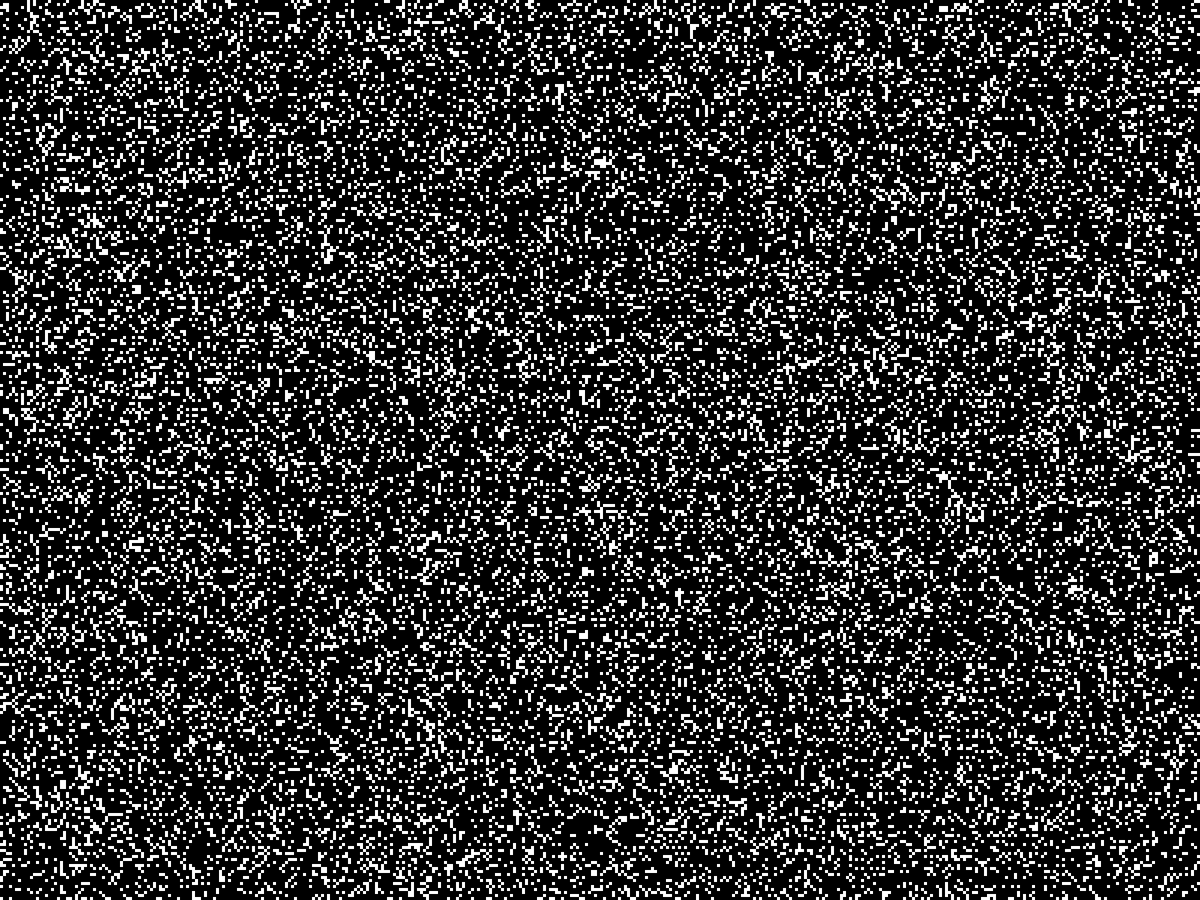
Frame 1 (no input)
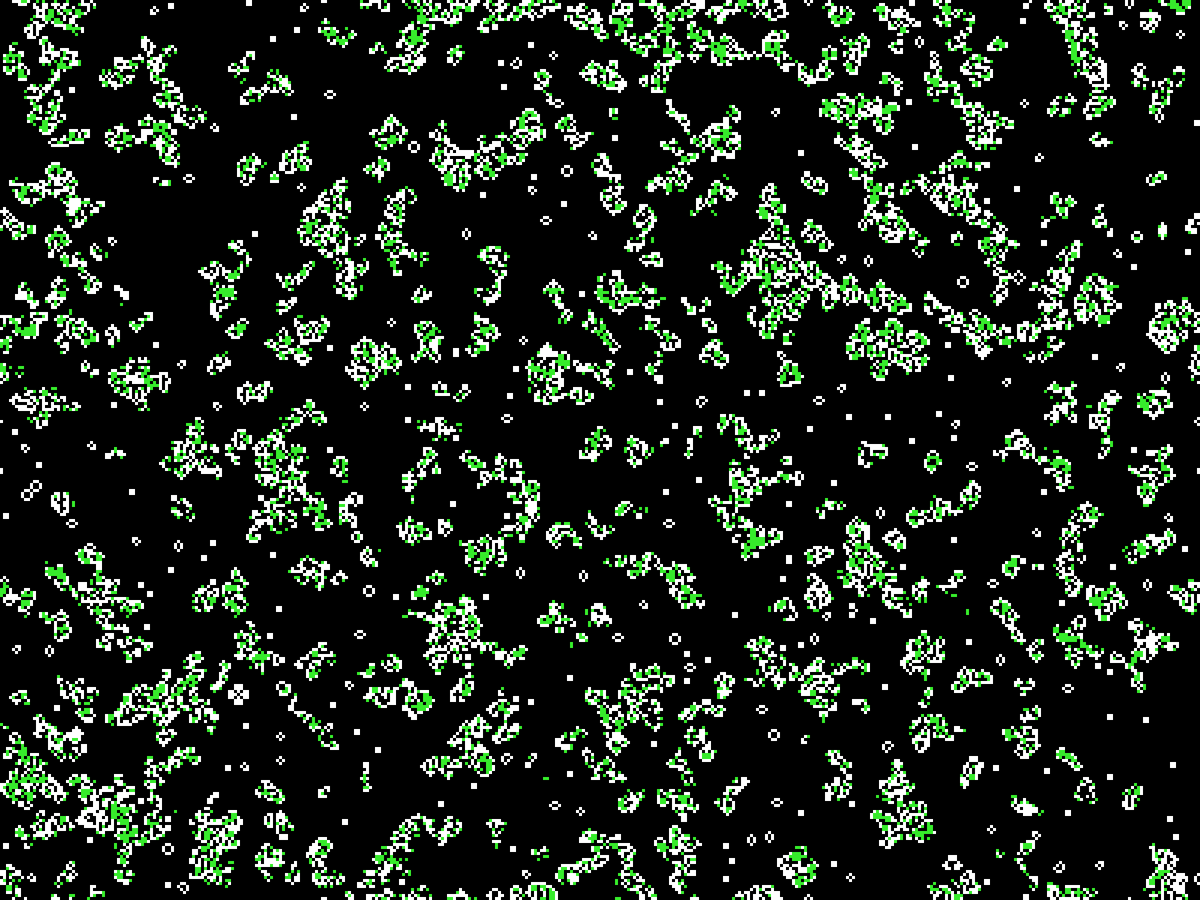
Frame 60 (the mouse pressed at the canvas centre just before this capture)
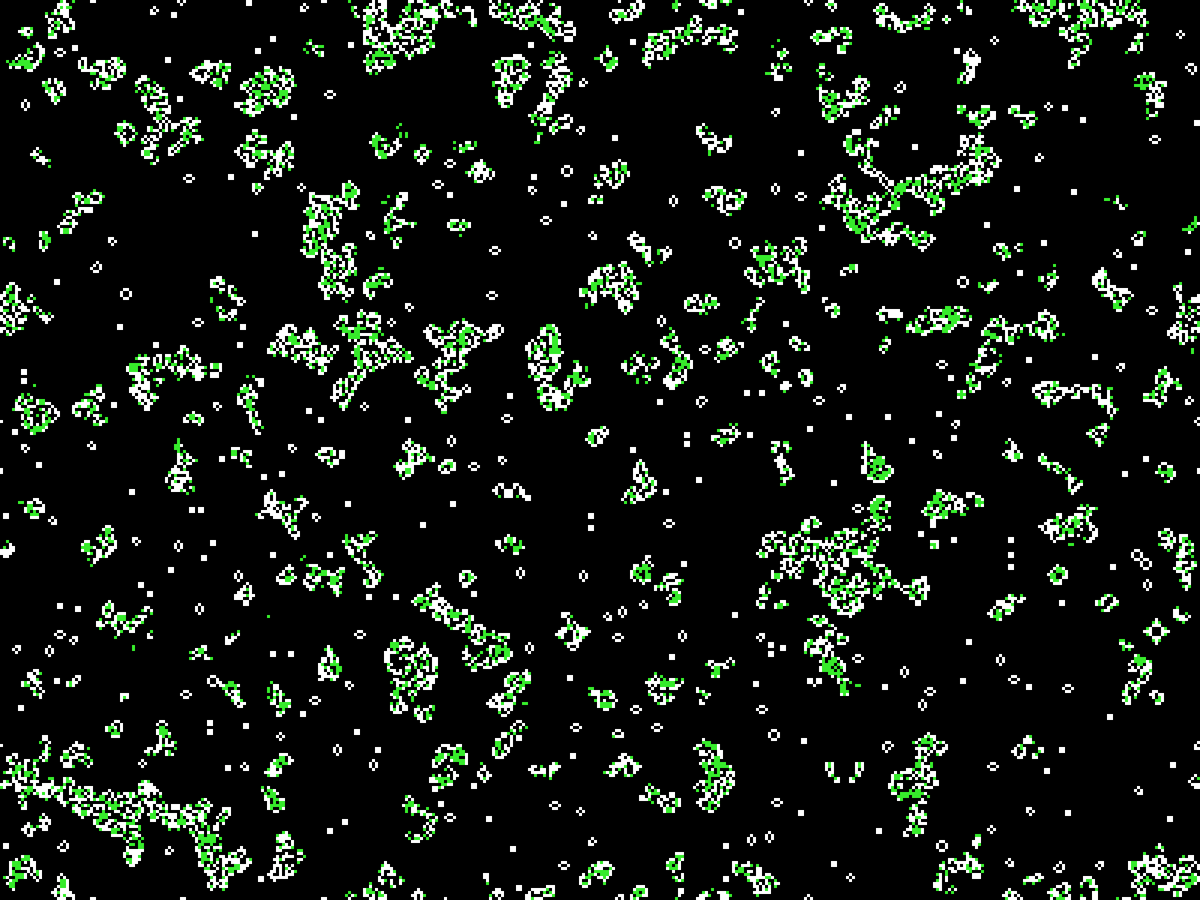
Frame 120 (the mouse held since frame 60 and released just before this capture)

The Processing sketch that drew these frames (run headless with seeded random() and noise(); from frame 60 on, the mouse is pressed at the canvas centre):

// Processing sketch: Second_chance
// ── Second_chance.pde
color [][] tab, oldtab;

int lato = 4;
int cols, rows;

final color alive = color(255);
final color half = #36EA2B;
final color dead = color(0);
float prob = 0.7;

void setup() {
  //size(600, 600);
  fullScreen();
  noStroke();
  frameRate(60);
  cols = width / lato;
  rows = height / lato;
  restart();
}


void draw() {
  background(dead);
  for (int x = 0; x < cols; x++) {
    for (int y = 0; y < rows; y++) {
      fill(tab[x][y]);
      rect(x * lato, y * lato, lato, lato);
      oldtab[x][y] = tab[x][y];
    }
  }
  update();
}

void update() {
  for (int x = 0; x < cols; x++) {
    for (int y = 0; y < rows; y++) {
      int counter = 0;
      for (int lr = x - 1; lr <= x + 1; lr++) {
        for (int ud = y - 1; ud <= y + 1; ud++) {
          if (lr != x || ud != y) {
            int outx = lr;
            int outy = ud;

            if (outx < 0) {
              outx = cols - 1;
            } else if (outx >= cols) {
              outx = 0;
            }

            if (outy < 0) {
              outy = rows - 1;
            } else if (outy >= rows) {
              outy = 0;
            }

            if (oldtab[x][y] != half) {
              if (oldtab[outx][outy] == alive) {
                counter++;
                //} else if (oldtab[outx][outy] == half) {
                //  if (random(1) < prob) {
                //    counter++;
                //  }
              }
            } else {
              if (oldtab[outx][outy] == half) {
                counter++;
              }
            }
          }
        }
      }
      act(x, y, counter);
    }
  }
}

void act(int x, int y, int c) {

  if (oldtab[x][y] == alive) {
    tab[x][y] = c > 3 || c < 2 ? half : alive;
  } else if (oldtab[x][y] == dead) {
    tab[x][y] = c == 3 ? alive : dead;
  } else {
    tab[x][y] = c == 4 || c == 3 ? alive: dead;
  }
}
//tab[x][y] = c < 5 ? half : alive;

void keyPressed() {
  restart();
}

void restart() {
  tab = new color [cols][rows];
  oldtab = new color [cols][rows];

  for (int x = 0; x < cols; x++) {
    for (int y = 0; y < rows; y++) {
      tab[x][y] = random(1) >= 0.8 ? alive : dead;
    }
  }
}
